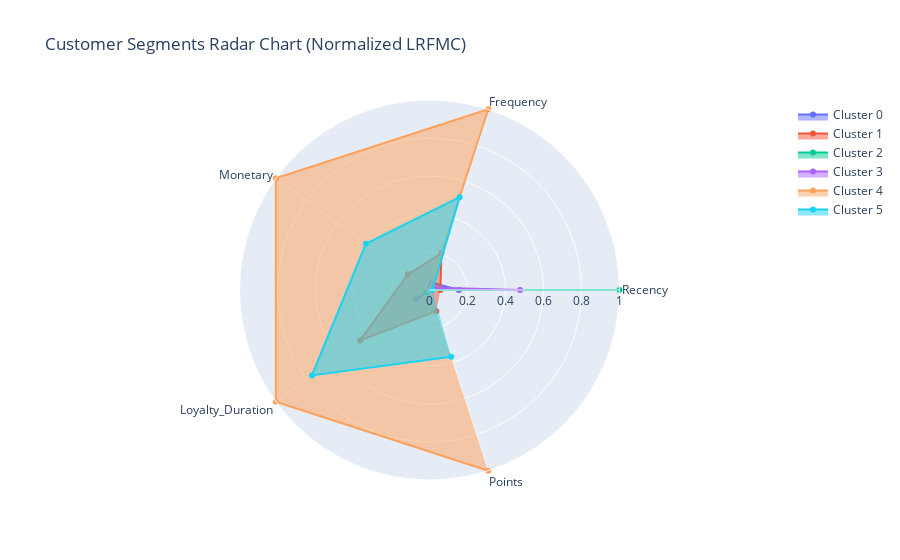

Here is the notebook cell this chart was saved with:
### Markdown cell above
## Radar Chart: Normalized LRFMC Profile by Cluster
This radar chart visualizes the normalized median values of each LRFMC dimension across clusters, enabling an intuitive comparison of customer segments:

Cluster 5 dominates in Frequency, Monetary value, and Points — these are the most valuable and loyal frequent flyers.

Cluster 0 shows relatively low engagement across all dimensions — representing lower-value or infrequent customers.

Cluster 1 exhibits low Recency (recent flyers) and high Loyalty Duration — ideal for retention campaigns and loyalty rewards.

Cluster 4 has high Recency (flown long ago), low Frequency, and low Points — ideal candidates for re-engagement or win-back offers.

### Code cell
# Step 1: Compute median values per cluster
cluster_profile = df_model.groupby('Cluster')[['Recency', 'Frequency', 'Monetary', 'Loyalty_Duration', 'Points']].median()

# Step 2: Normalize values (0–1 scale for better comparison)
cluster_profile_norm = (cluster_profile - cluster_profile.min()) / (cluster_profile.max() - cluster_profile.min())

# Step 3: Create Radar Chart
fig = go.Figure()

for cluster in cluster_profile_norm.index:
    fig.add_trace(go.Scatterpolar(
        r=cluster_profile_norm.loc[cluster].values,
        theta=cluster_profile_norm.columns,
        fill='toself',
        name=f'Cluster {cluster}'
    ))

# Layout settings
fig.update_layout(
    title='Customer Segments Radar Chart (Normalized LRFMC)',
    polar=dict(
        radialaxis=dict(visible=True, range=[0, 1])
    ),
    showlegend=True
)

fig.show()

### Figure 1 — Plotly figure (JSON) as saved in the notebook; plotly's stock layout.template omitted (floating-point values rounded to 4 significant figures)
{"data": [{"fill": "toself", "name": "Cluster 0", "r": [0.1547, 0.04054, 0.004428, 0.08346, 0.0], "theta": ["Recency", "Frequency", "Monetary", "Loyalty_Duration", "Points"], "type": "scatterpolar"}, {"fill": "toself", "name": "Cluster 1", "r": [0.0572, 0.2027, 0.1402, 0.4512, 0.117], "theta": ["Recency", "Frequency", "Monetary", "Loyalty_Duration", "Points"], "type": "scatterpolar"}, {"fill": "toself", "name": "Cluster 2", "r": [1.0, 0.0, 0.0, 0.01969, 0.0005349], "theta": ["Recency", "Frequency", "Monetary", "Loyalty_Duration", "Points"], "type": "scatterpolar"}, {"fill": "toself", "name": "Cluster 3", "r": [0.4767, 0.01351, 0.0004831, 0.0, 0.001074], "theta": ["Recency", "Frequency", "Monetary", "Loyalty_Duration", "Points"], "type": "scatterpolar"}, {"fill": "toself", "name": "Cluster 4", "r": [0.0, 1.0, 1.0, 1.0, 1.0], "theta": ["Recency", "Frequency", "Monetary", "Loyalty_Duration", "Points"], "type": "scatterpolar"}, {"fill": "toself", "name": "Cluster 5", "r": [0.01483, 0.5135, 0.4139, 0.7646, 0.3698], "theta": ["Recency", "Frequency", "Monetary", "Loyalty_Duration", "Points"], "type": "scatterpolar"}], "layout": {"polar": {"radialaxis": {"range": [0, 1], "visible": true}}, "showlegend": true, "title": {"text": "Customer Segments Radar Chart (Normalized LRFMC)"}}}
